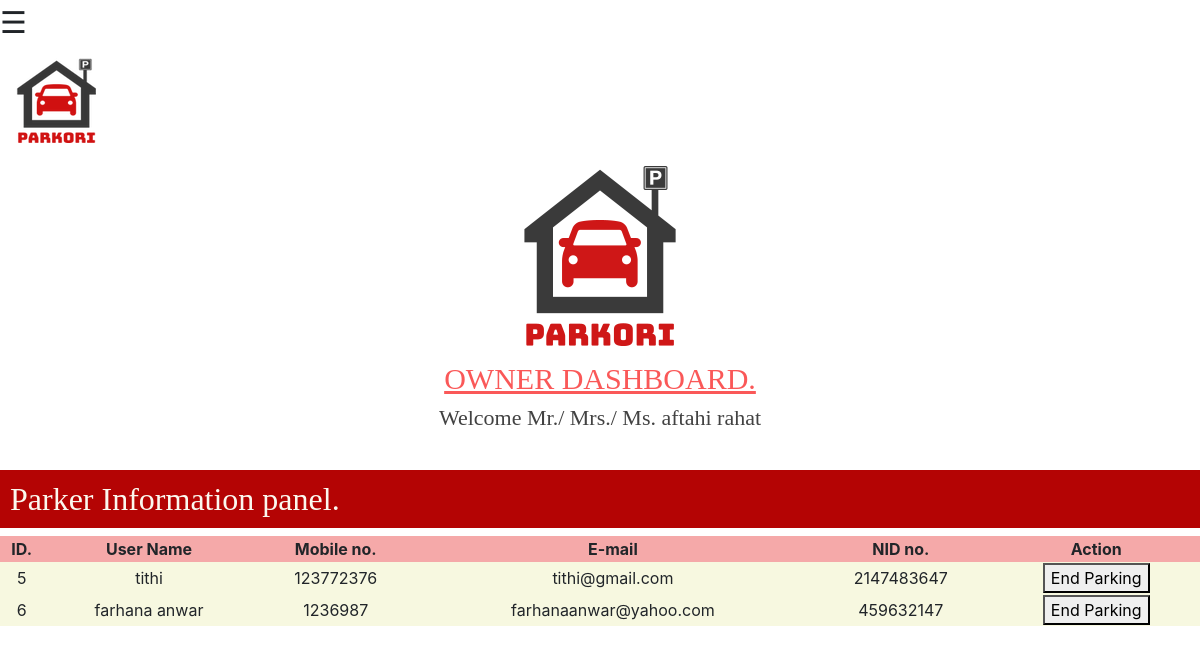
Page /Loginform/dashboards/ownerDashboard.php (signed in) on the committed database.
### tables this page shows
CREATE TABLE `parker` (
  `id` int(6) NOT NULL,
  `username` varchar(55) NOT NULL,
  `password` varchar(60) NOT NULL,
  `email` varchar(70) NOT NULL,
  `mobile_no` int(15) NOT NULL,
  `nid` int(60) NOT NULL,
  `approval` varchar(20) NOT NULL DEFAULT 'no'
);

### Loginform/dashboards/ownerDashboard.php (the view, shortened to what this page needs)
<?php include "includes/dbconnect.inc.php"; ?>
<?php
$adm = $msg1 = $msg3 = '';
if (isset($_SESSION['uname'])) {
    $adm = $_SESSION['uname'];
} else {
    header("Location:Ownerlogin.php");
}
?>
<!DOCTYPE html>
<html lang="en">
<head>
    <link rel="stylesheet" href="bootstrap.min.css">
    <link rel="stylesheet" href="owl.carousel.min.css">
    <link rel="stylesheet" href="owl.theme.default.min.css">
    <link href="find-parking-place.css" rel="stylesheet">
    <link href="sidebar.css" rel="stylesheet">
    <link rel="stylesheet" href="https://cdnjs.cloudflare.com/ajax/libs/font-awesome/4.7.0/css/font-awesome.min.css">
    <link rel="stylesheet" href="../../css/ownerDash_style.css">
</head>
<body>
    <span style="font-size:30px;cursor:pointer" onclick="openNav()">&#9776;</span>
    <div id="main">
        <nav class="navbar navbar-default" role="navigation">
            <a class="navbar-brand navbar-right" href="index.html"><img src="rsz_logo1.png"></a>
        </nav>
        <div align="center">
            <img src="LOGO.png" alt="logo"><br>
            <span style="color:#FA5858; font-size:30px; font-family:ebrima"><u> OWNER DASHBOARD. </u></span><br>
            <span style="color:#424242; font-size:22px; font-family:ebrima"> Welcome Mr./ Mrs./ Ms. <?php echo $adm; ?> </span>
        </div>
    </div>
    <form action="" method="POST">
        <h2 class="admpanel">Parker Information panel.</h2>
        <table style="width:100%">
            <tr>
                <th>ID.</th>
                <th>User Name</th>
                <th>Mobile no.</th>
                <th>E-mail</th>
                <th>NID no.</th>
                <th>Action</th>
            </tr>
            <?php
            $cost_info_query = "SELECT * FROM cost_info";
            $cost_info = mysqli_query($conn, $cost_info_query);
            while ($row = mysqli_fetch_assoc($cost_info)) {
                $p_uname = $row['parker_name'];
                $o_uname = $row['owner_name'];
                if ($adm == $o_uname) {
                    $select_parker_query = "SELECT parker_id, parker_name FROM cost_info WHERE parker_name = '$p_uname'";
                    $select_parker = mysqli_query($conn, $select_parker_query);
                    while ($row = mysqli_fetch_assoc($select_parker)) {
                        $the_p_uname = $row['parker_name'];
                    }
                    $sql1 = "SELECT * from parker WHERE username = '$the_p_uname'";
                    $result1 = mysqli_query($conn, $sql1);
                    while ($row = mysqli_fetch_assoc($result1)) {
            ?>
                        <tr>
                            <td><?php echo $row['id']; ?></td>
                            <td><?php echo $row['username']; ?></td>
                            <td><?php echo $row['mobile_no']; ?></td>
                            <td><?php echo $row['email']; ?></td>
                            <td><?php echo $row['nid']; ?></td>
                            <td align="center"><a href="ownerDashboard_update.php?p_name=<?php echo $the_p_uname; ?>"><button type="button" name="park_end_btn">End Parking</button></a></td>
                        </tr>
            <?php
                    }
                }
            }
            ?>
        </table>
    </form>
</body>
</html>

### css/ownerDash_style.css (style rules this page uses)
.admpanel { background-color: #B40404; color: #FBF8EF; padding: 10px; font-family: ebrima; margin-top: 3%; }
th { background-color: #F5A9A9; text-align: center; }
td { background-color: #F7F8E0; text-align: center; }

### rows in the picture
parker: id "5", username "tithi", mobile_no "123772376", email "tithi@gmail.com", nid "2147483647"
parker: id "6", username "farhana anwar", mobile_no "1236987", email "farhanaanwar@yahoo.com", nid "459632147"

### other values in the picture
$adm "aftahi rahat"
